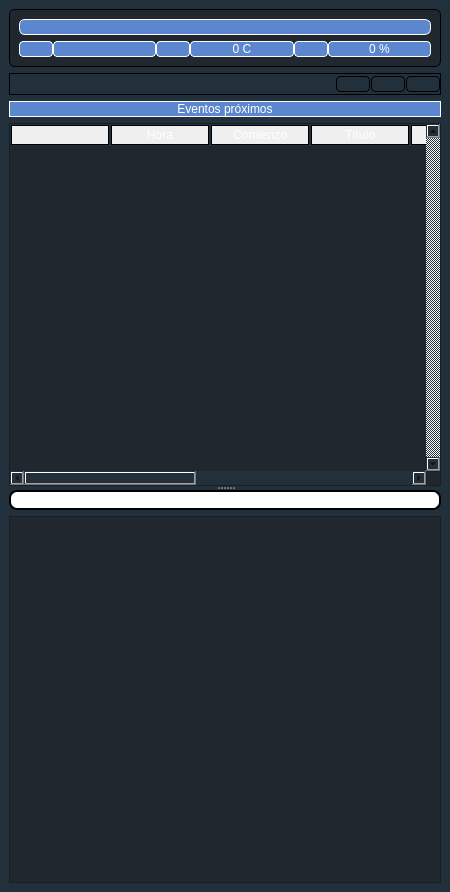
<?xml version="1.0" encoding="UTF-8"?>
<ui version="4.0">
 <class>FrmEventos</class>
 <widget class="QMainWindow" name="FrmEventos">
  <property name="geometry">
   <rect>
    <x>0</x>
    <y>0</y>
    <width>450</width>
    <height>892</height>
   </rect>
  </property>
  <property name="minimumSize">
   <size>
    <width>400</width>
    <height>0</height>
   </size>
  </property>
  <property name="windowTitle">
   <string>Eventos</string>
  </property>
  <property name="windowIcon">
   <iconset resource="radioit.qrc">
    <normaloff>:/general/iconos/player/ico.png</normaloff>:/general/iconos/player/ico.png</iconset>
  </property>
  <property name="styleSheet">
   <string notr="true">background-color: rgb(33, 48, 58);</string>
  </property>
  <widget class="QWidget" name="centralwidget">
   <layout class="QVBoxLayout" name="verticalLayout_4">
    <item>
     <widget class="QFrame" name="frame_2">
      <property name="sizePolicy">
       <sizepolicy hsizetype="Expanding" vsizetype="Fixed">
        <horstretch>0</horstretch>
        <verstretch>0</verstretch>
       </sizepolicy>
      </property>
      <property name="sizeIncrement">
       <size>
        <width>0</width>
        <height>0</height>
       </size>
      </property>
      <property name="styleSheet">
       <string notr="true">background-color: rgb(32, 39, 47);

     border-radius:6px;
   border: 1px solid #000000;</string>
      </property>
      <property name="frameShape">
       <enum>QFrame::Panel</enum>
      </property>
      <property name="frameShadow">
       <enum>QFrame::Plain</enum>
      </property>
      <property name="lineWidth">
       <number>3</number>
      </property>
      <property name="midLineWidth">
       <number>0</number>
      </property>
      <layout class="QVBoxLayout" name="verticalLayout">
       <item>
        <widget class="QLabel" name="LFecha">
         <property name="sizePolicy">
          <sizepolicy hsizetype="Preferred" vsizetype="Preferred">
           <horstretch>0</horstretch>
           <verstretch>0</verstretch>
          </sizepolicy>
         </property>
         <property name="styleSheet">
          <string notr="true">background-color: rgb(92, 135, 206);
color: rgb(255, 255, 255);
font: 75 14pt &quot;MS Shell Dlg 2&quot;;

border-color: rgb(255, 255, 255);</string>
         </property>
         <property name="alignment">
          <set>Qt::AlignCenter</set>
         </property>
        </widget>
       </item>
       <item>
        <layout class="QHBoxLayout" name="horizontalLayout">
         <property name="spacing">
          <number>0</number>
         </property>
         <item>
          <widget class="QPushButton" name="BtnHora">
           <property name="cursor">
            <cursorShape>PointingHandCursor</cursorShape>
           </property>
           <property name="styleSheet">
            <string notr="true">QPushButton {
    border-color: rgb(255, 255, 255);
     border-radius:4px;
     background-color: rgb(92, 135, 206);
     min-width: 30px;
font: 75 11pt &quot;MS Shell Dlg 2&quot;;
 }

 QPushButton:pressed {
     background-color: qlineargradient(x1: 0, y1: 0, x2: 0, y2: 1,
                                       stop: 0 #dadbde, stop: 1 #f6f7fa);
 }

 QPushButton:flat {
     border: none; /* no border for a flat push button */
 }

QPushButton:hover {
     background-color: qlineargradient(x1: 0, y1: 0, x2: 0, y2: 1,
                                       stop: 0 #f5b14e, stop: 1 #fff9ef);
 }

 QPushButton:default {
     border-color: navy; /* make the default button prominent */
 }</string>
           </property>
           <property name="icon">
            <iconset resource="radioit.qrc">
             <normaloff>:/general/iconos/menu/relog.png</normaloff>:/general/iconos/menu/relog.png</iconset>
           </property>
           <property name="iconSize">
            <size>
             <width>32</width>
             <height>32</height>
            </size>
           </property>
          </widget>
         </item>
         <item>
          <widget class="QLabel" name="LHora">
           <property name="sizePolicy">
            <sizepolicy hsizetype="Preferred" vsizetype="Preferred">
             <horstretch>1</horstretch>
             <verstretch>0</verstretch>
            </sizepolicy>
           </property>
           <property name="styleSheet">
            <string notr="true">background-color: rgb(92, 135, 206);
color: rgb(255, 255, 255);
font: 75 14pt &quot;MS Shell Dlg 2&quot;;
border-color: rgb(255, 255, 255);
  border-radius:4px;</string>
           </property>
           <property name="text">
            <string/>
           </property>
           <property name="alignment">
            <set>Qt::AlignCenter</set>
           </property>
          </widget>
         </item>
         <item>
          <widget class="QPushButton" name="BtnTemp">
           <property name="cursor">
            <cursorShape>PointingHandCursor</cursorShape>
           </property>
           <property name="styleSheet">
            <string notr="true">QPushButton {
    border-color: rgb(255, 255, 255);
     border-radius:4px;
     background-color: rgb(92, 135, 206);
     min-width: 30px;
font: 75 11pt &quot;MS Shell Dlg 2&quot;;
 }

 QPushButton:pressed {
     background-color: qlineargradient(x1: 0, y1: 0, x2: 0, y2: 1,
                                       stop: 0 #dadbde, stop: 1 #f6f7fa);
 }

 QPushButton:flat {
     border: none; /* no border for a flat push button */
 }

QPushButton:hover {
     background-color: qlineargradient(x1: 0, y1: 0, x2: 0, y2: 1,
                                       stop: 0 #f5b14e, stop: 1 #fff9ef);
 }

 QPushButton:default {
     border-color: navy; /* make the default button prominent */
 }</string>
           </property>
           <property name="icon">
            <iconset resource="radioit.qrc">
             <normaloff>:/general/iconos/menu/sol.png</normaloff>:/general/iconos/menu/sol.png</iconset>
           </property>
           <property name="iconSize">
            <size>
             <width>32</width>
             <height>32</height>
            </size>
           </property>
          </widget>
         </item>
         <item>
          <widget class="QLabel" name="LTemperatura">
           <property name="sizePolicy">
            <sizepolicy hsizetype="Preferred" vsizetype="Preferred">
             <horstretch>1</horstretch>
             <verstretch>0</verstretch>
            </sizepolicy>
           </property>
           <property name="styleSheet">
            <string notr="true">background-color: rgb(92, 135, 206);
color: rgb(255, 255, 255);
font: 75 14pt &quot;MS Shell Dlg 2&quot;;
border-color: rgb(255, 255, 255);
  border-radius:4px;</string>
           </property>
           <property name="text">
            <string>0 C</string>
           </property>
           <property name="alignment">
            <set>Qt::AlignCenter</set>
           </property>
          </widget>
         </item>
         <item>
          <widget class="QPushButton" name="BtnHume">
           <property name="cursor">
            <cursorShape>PointingHandCursor</cursorShape>
           </property>
           <property name="styleSheet">
            <string notr="true">QPushButton {
    border-color: rgb(255, 255, 255);
     border-radius:4px;
     background-color: rgb(92, 135, 206);
     min-width: 30px;
font: 75 11pt &quot;MS Shell Dlg 2&quot;;
 }

 QPushButton:pressed {
     background-color: qlineargradient(x1: 0, y1: 0, x2: 0, y2: 1,
                                       stop: 0 #dadbde, stop: 1 #f6f7fa);
 }

 QPushButton:flat {
     border: none; /* no border for a flat push button */
 }

QPushButton:hover {
     background-color: qlineargradient(x1: 0, y1: 0, x2: 0, y2: 1,
                                       stop: 0 #f5b14e, stop: 1 #fff9ef);
 }

 QPushButton:default {
     border-color: navy; /* make the default button prominent */
 }</string>
           </property>
           <property name="icon">
            <iconset resource="radioit.qrc">
             <normaloff>:/general/iconos/menu/nube.png</normaloff>:/general/iconos/menu/nube.png</iconset>
           </property>
           <property name="iconSize">
            <size>
             <width>32</width>
             <height>32</height>
            </size>
           </property>
          </widget>
         </item>
         <item>
          <widget class="QLabel" name="LHumedad">
           <property name="sizePolicy">
            <sizepolicy hsizetype="Preferred" vsizetype="Preferred">
             <horstretch>1</horstretch>
             <verstretch>0</verstretch>
            </sizepolicy>
           </property>
           <property name="styleSheet">
            <string notr="true">background-color: rgb(92, 135, 206);
color: rgb(255, 255, 255);
font: 75 14pt &quot;MS Shell Dlg 2&quot;;
border-color: rgb(255, 255, 255);
  border-radius:4px;</string>
           </property>
           <property name="text">
            <string>0 %</string>
           </property>
           <property name="alignment">
            <set>Qt::AlignCenter</set>
           </property>
          </widget>
         </item>
        </layout>
       </item>
      </layout>
     </widget>
    </item>
    <item>
     <widget class="QFrame" name="frame_3">
      <property name="sizePolicy">
       <sizepolicy hsizetype="Preferred" vsizetype="Preferred">
        <horstretch>0</horstretch>
        <verstretch>0</verstretch>
       </sizepolicy>
      </property>
      <property name="baseSize">
       <size>
        <width>0</width>
        <height>0</height>
       </size>
      </property>
      <property name="styleSheet">
       <string notr="true">background-color: rgb(33, 48, 58);</string>
      </property>
      <property name="frameShape">
       <enum>QFrame::Panel</enum>
      </property>
      <property name="frameShadow">
       <enum>QFrame::Plain</enum>
      </property>
      <layout class="QHBoxLayout" name="horizontalLayout_2">
       <property name="spacing">
        <number>0</number>
       </property>
       <property name="margin">
        <number>0</number>
       </property>
       <item>
        <layout class="QGridLayout" name="gridLayout_2">
         <property name="horizontalSpacing">
          <number>1</number>
         </property>
         <property name="verticalSpacing">
          <number>0</number>
         </property>
         <property name="leftMargin">
          <number>0</number>
         </property>
         <item row="0" column="2">
          <widget class="QPushButton" name="BtnActualizar">
           <property name="sizePolicy">
            <sizepolicy hsizetype="Fixed" vsizetype="Fixed">
             <horstretch>0</horstretch>
             <verstretch>0</verstretch>
            </sizepolicy>
           </property>
           <property name="cursor">
            <cursorShape>PointingHandCursor</cursorShape>
           </property>
           <property name="toolTip">
            <string>Actualizar eventos</string>
           </property>
           <property name="whatsThis">
            <string/>
           </property>
           <property name="autoFillBackground">
            <bool>false</bool>
           </property>
           <property name="styleSheet">
            <string notr="true">QPushButton {
     border: 1px solid #000000;
     border-radius:4px;
     background-color: qlineargradient(x1: 0, y1: 0, x2: 0, y2: 1,
                                       stop: 0 #f6f7fa, stop: 1 #dadbde);
     min-width: 30px;
font: 75 11pt &quot;MS Shell Dlg 2&quot;;
 }

 QPushButton:pressed {
     background-color: qlineargradient(x1: 0, y1: 0, x2: 0, y2: 1,
                                       stop: 0 #dadbde, stop: 1 #f6f7fa);
 }

 QPushButton:flat {
     border: none; /* no border for a flat push button */
 }

QPushButton:hover {
     background-color: qlineargradient(x1: 0, y1: 0, x2: 0, y2: 1,
                                       stop: 0 #f5b14e, stop: 1 #fff9ef);
 }

 QPushButton:default {
     border-color: navy; /* make the default button prominent */
 }
    </string>
           </property>
           <property name="text">
            <string/>
           </property>
           <property name="icon">
            <iconset resource="radioit.qrc">
             <normaloff>:/general/iconos/player/loop.png</normaloff>:/general/iconos/player/loop.png</iconset>
           </property>
           <property name="iconSize">
            <size>
             <width>50</width>
             <height>30</height>
            </size>
           </property>
          </widget>
         </item>
         <item row="0" column="3">
          <widget class="QPushButton" name="BtnStart">
           <property name="sizePolicy">
            <sizepolicy hsizetype="Fixed" vsizetype="Fixed">
             <horstretch>0</horstretch>
             <verstretch>0</verstretch>
            </sizepolicy>
           </property>
           <property name="cursor">
            <cursorShape>PointingHandCursor</cursorShape>
           </property>
           <property name="toolTip">
            <string>Activar eventos</string>
           </property>
           <property name="whatsThis">
            <string/>
           </property>
           <property name="autoFillBackground">
            <bool>false</bool>
           </property>
           <property name="styleSheet">
            <string notr="true">QPushButton {
     border: 1px solid #000000;
     border-radius:4px;
     background-color: qlineargradient(x1: 0, y1: 0, x2: 0, y2: 1,
                                       stop: 0 #f6f7fa, stop: 1 #dadbde);
     min-width: 30px;
font: 75 11pt &quot;MS Shell Dlg 2&quot;;
 }

 QPushButton:pressed {
     background-color: qlineargradient(x1: 0, y1: 0, x2: 0, y2: 1,
                                       stop: 0 #dadbde, stop: 1 #f6f7fa);
 }

 QPushButton:flat {
     border: none; /* no border for a flat push button */
 }



QPushButton:checked {
      background-color: qlineargradient(x1: 0, y1: 0, x2: 0, y2: 1,
                                       stop: 0 #f5b14e, stop: 1 #fff9ef);
 }



 QPushButton:default {
     border-color: navy; /* make the default button prominent */
 }</string>
           </property>
           <property name="text">
            <string/>
           </property>
           <property name="icon">
            <iconset resource="radioit.qrc">
             <normaloff>:/general/iconos/menu/eventos.png</normaloff>:/general/iconos/menu/eventos.png</iconset>
           </property>
           <property name="iconSize">
            <size>
             <width>50</width>
             <height>30</height>
            </size>
           </property>
           <property name="checkable">
            <bool>true</bool>
           </property>
           <property name="checked">
            <bool>true</bool>
           </property>
          </widget>
         </item>
         <item row="0" column="4">
          <widget class="QPushButton" name="BtnEventos">
           <property name="cursor">
            <cursorShape>PointingHandCursor</cursorShape>
           </property>
           <property name="toolTip">
            <string>Planificar eventos</string>
           </property>
           <property name="whatsThis">
            <string/>
           </property>
           <property name="styleSheet">
            <string notr="true">QPushButton {
     border: 1px solid #000000;
     border-radius:4px;
     background-color: qlineargradient(x1: 0, y1: 0, x2: 0, y2: 1,
                                       stop: 0 #f6f7fa, stop: 1 #dadbde);
     min-width: 30px;
font: 75 11pt &quot;MS Shell Dlg 2&quot;;
 }

 QPushButton:pressed {
     background-color: qlineargradient(x1: 0, y1: 0, x2: 0, y2: 1,
                                       stop: 0 #dadbde, stop: 1 #f6f7fa);
 }

 QPushButton:flat {
     border: none; /* no border for a flat push button */
 }

QPushButton:hover {
     background-color: qlineargradient(x1: 0, y1: 0, x2: 0, y2: 1,
                                       stop: 0 #f5b14e, stop: 1 #fff9ef);
 }

 QPushButton:default {
     border-color: navy; /* make the default button prominent */
 }
    </string>
           </property>
           <property name="icon">
            <iconset resource="radioit.qrc">
             <normaloff>:/general/iconos/menu/relog.png</normaloff>:/general/iconos/menu/relog.png</iconset>
           </property>
           <property name="iconSize">
            <size>
             <width>50</width>
             <height>30</height>
            </size>
           </property>
          </widget>
         </item>
         <item row="0" column="1">
          <spacer name="horizontalSpacer">
           <property name="orientation">
            <enum>Qt::Horizontal</enum>
           </property>
           <property name="sizeHint" stdset="0">
            <size>
             <width>40</width>
             <height>20</height>
            </size>
           </property>
          </spacer>
         </item>
         <item row="0" column="0">
          <widget class="QLabel" name="LAviso">
           <property name="font">
            <font>
             <weight>75</weight>
             <bold>true</bold>
            </font>
           </property>
           <property name="styleSheet">
            <string notr="true">background-color: rgb(255, 0, 0);
color: rgb(255, 255, 255);
border-color: rgb(255, 255, 255);
background-color: rgb(33, 48, 58);</string>
           </property>
           <property name="frameShape">
            <enum>QFrame::Box</enum>
           </property>
           <property name="lineWidth">
            <number>0</number>
           </property>
           <property name="text">
            <string/>
           </property>
           <property name="pixmap">
            <pixmap resource="radioit.qrc">:/general/iconos/eventos/onair.png</pixmap>
           </property>
          </widget>
         </item>
        </layout>
       </item>
      </layout>
     </widget>
    </item>
    <item>
     <widget class="QSplitter" name="splitter">
      <property name="orientation">
       <enum>Qt::Vertical</enum>
      </property>
      <widget class="QWidget" name="layoutWidget">
       <layout class="QVBoxLayout" name="verticalLayout_3">
        <item>
         <widget class="QLabel" name="label">
          <property name="styleSheet">
           <string notr="true">background-color: rgb(92, 135, 206);
color: rgb(255, 255, 255);
font: 75 8pt &quot;MS Shell Dlg 2&quot;;

border-color: rgb(255, 255, 255);</string>
          </property>
          <property name="frameShape">
           <enum>QFrame::Box</enum>
          </property>
          <property name="text">
           <string>Eventos próximos</string>
          </property>
          <property name="alignment">
           <set>Qt::AlignCenter</set>
          </property>
         </widget>
        </item>
        <item>
         <widget class="ListaEventos" name="w_Lista">
          <property name="sizePolicy">
           <sizepolicy hsizetype="Expanding" vsizetype="Expanding">
            <horstretch>0</horstretch>
            <verstretch>0</verstretch>
           </sizepolicy>
          </property>
          <property name="styleSheet">
           <string notr="true">QTableView {
background-color: rgb(32, 39, 47);

	
	color: rgb(7, 250, 242);
	
	gridline-color: rgb(117, 125, 164);

}

QHeaderView::section
{
spacing: 10px;
background-color: qlineargradient(x1: 0, y1: 0, x2: 0, y2: 1,
                                       stop: 0 #5aa3fd, stop: 1 #1f406a);
color: white;
border: 1px solid black;
margin: 1px;
text-align: right;
font-family: arial;
font-size:12px;
}
</string>
          </property>
          <property name="verticalScrollBarPolicy">
           <enum>Qt::ScrollBarAlwaysOn</enum>
          </property>
          <property name="selectionMode">
           <enum>QAbstractItemView::ContiguousSelection</enum>
          </property>
          <property name="selectionBehavior">
           <enum>QAbstractItemView::SelectRows</enum>
          </property>
          <attribute name="verticalHeaderVisible">
           <bool>false</bool>
          </attribute>
          <attribute name="verticalHeaderDefaultSectionSize">
           <number>16</number>
          </attribute>
          <attribute name="verticalHeaderMinimumSectionSize">
           <number>16</number>
          </attribute>
          <column>
           <property name="text">
            <string/>
           </property>
          </column>
          <column>
           <property name="text">
            <string>Hora</string>
           </property>
          </column>
          <column>
           <property name="text">
            <string>Comienzo</string>
           </property>
          </column>
          <column>
           <property name="text">
            <string>Título</string>
           </property>
           <property name="textAlignment">
            <set>AlignHCenter|AlignVCenter|AlignCenter</set>
           </property>
          </column>
          <column>
           <property name="text">
            <string>Duración</string>
           </property>
           <property name="textAlignment">
            <set>AlignRight|AlignVCenter</set>
           </property>
          </column>
          <column>
           <property name="text">
            <string>Segundos</string>
           </property>
          </column>
          <column>
           <property name="text">
            <string>url</string>
           </property>
          </column>
          <column>
           <property name="text">
            <string>cod</string>
           </property>
          </column>
          <column>
           <property name="text">
            <string>fechahora</string>
           </property>
          </column>
         </widget>
        </item>
       </layout>
      </widget>
      <widget class="QWidget" name="layoutWidget">
       <layout class="QVBoxLayout" name="verticalLayout_2">
        <item>
         <widget class="QLineEdit" name="LUrl">
          <property name="styleSheet">
           <string notr="true">  border: 2px solid #000000;

     border-radius:8px;
background-color: rgb(255, 255, 255);
selection-background-color: rgb(14, 45, 158);</string>
          </property>
         </widget>
        </item>
        <item>
         <widget class="QTreeView" name="TExplore">
          <property name="sizePolicy">
           <sizepolicy hsizetype="Expanding" vsizetype="Expanding">
            <horstretch>0</horstretch>
            <verstretch>0</verstretch>
           </sizepolicy>
          </property>
          <property name="styleSheet">
           <string notr="true">background-color: rgb(32, 39, 47);

	
	color: rgb(7, 250, 242);
color: rgb(250, 250, 250);
	
	gridline-color: rgb(117, 125, 164);

</string>
          </property>
          <property name="dragEnabled">
           <bool>true</bool>
          </property>
          <property name="dragDropMode">
           <enum>QAbstractItemView::DragOnly</enum>
          </property>
          <property name="selectionMode">
           <enum>QAbstractItemView::ContiguousSelection</enum>
          </property>
          <attribute name="headerVisible">
           <bool>false</bool>
          </attribute>
         </widget>
        </item>
       </layout>
      </widget>
     </widget>
    </item>
   </layout>
  </widget>
 </widget>
 <customwidgets>
  <customwidget>
   <class>ListaEventos</class>
   <extends>QTableWidget</extends>
   <header location="global">ListaEventos.h</header>
  </customwidget>
 </customwidgets>
 <resources>
  <include location="radioit.qrc"/>
 </resources>
 <connections/>
</ui>
